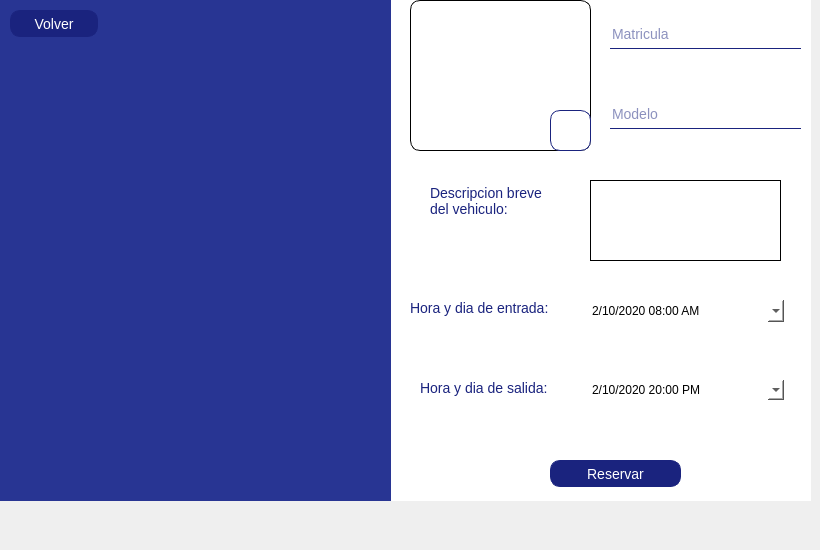
    <widget class="QWidget" name="ReservacionNormal">
     <widget class="QGroupBox" name="groupBox_4">
      <property name="geometry">
       <rect>
        <x>0</x>
        <y>-40</y>
        <width>811</width>
        <height>541</height>
       </rect>
      </property>
      <property name="styleSheet">
       <string notr="true">*{
background-color: transparent;
border: none;
}


QGroupBox{
background-color:white;
border: none;

}

QLineEdit{
color: #1a237e;
border-bottom: 1px solid #1a237e;
border-color: #1a237e;
font-size:14px;
}

QLabel{
color:#1a237e;
background-color: transparent;
font-size:14px

}

QPushButton{
color: white;
background-color: #1a237e;
font-size:14px;
border: 1px solid #1a237e;
border-radius: 10px; 
padding: 2px 4px;
}


</string>
      </property>
      <property name="title">
       <string/>
      </property>
      <property name="checkable">
       <bool>false</bool>
      </property>
      <widget class="QPushButton" name="reservarcajon_2">
       <property name="geometry">
        <rect>
         <x>550</x>
         <y>500</y>
         <width>131</width>
         <height>27</height>
        </rect>
       </property>
       <property name="styleSheet">
        <string notr="true"/>
       </property>
       <property name="text">
        <string>Reservar</string>
       </property>
      </widget>
      <widget class="QLineEdit" name="Modelo">
       <property name="geometry">
        <rect>
         <x>610</x>
         <y>140</y>
         <width>191</width>
         <height>29</height>
        </rect>
       </property>
       <property name="styleSheet">
        <string notr="true"/>
       </property>
       <property name="readOnly">
        <bool>false</bool>
       </property>
       <property name="placeholderText">
        <string>Modelo</string>
       </property>
       <property name="clearButtonEnabled">
        <bool>true</bool>
       </property>
      </widget>
      <widget class="QLineEdit" name="Matricula">
       <property name="geometry">
        <rect>
         <x>610</x>
         <y>60</y>
         <width>191</width>
         <height>29</height>
        </rect>
       </property>
       <property name="styleSheet">
        <string notr="true"/>
       </property>
       <property name="placeholderText">
        <string>Matricula</string>
       </property>
      </widget>
      <widget class="QLabel" name="fotouser_2">
       <property name="geometry">
        <rect>
         <x>410</x>
         <y>40</y>
         <width>181</width>
         <height>151</height>
        </rect>
       </property>
       <property name="styleSheet">
        <string notr="true">border: 1px solid black;
border-radius:10px;</string>
       </property>
       <property name="text">
        <string/>
       </property>
      </widget>
      <widget class="QPushButton" name="autofoto_2">
       <property name="geometry">
        <rect>
         <x>550</x>
         <y>150</y>
         <width>41</width>
         <height>41</height>
        </rect>
       </property>
       <property name="styleSheet">
        <string notr="true">QPushButton{
	border-image: url(:/Imagenes/camara.png);
    background-color: white;
    width: 36px;
    height: 36px;
}</string>
       </property>
       <property name="text">
        <string/>
       </property>
      </widget>
      <widget class="QDateTimeEdit" name="inicio">
       <property name="geometry">
        <rect>
         <x>590</x>
         <y>340</y>
         <width>194</width>
         <height>22</height>
        </rect>
       </property>
       <property name="styleSheet">
        <string notr="true">color: rgb(0, 0, 0);
background-color: rgb(255, 255, 255);</string>
       </property>
       <property name="dateTime">
        <datetime>
         <hour>8</hour>
         <minute>0</minute>
         <second>0</second>
         <year>2020</year>
         <month>10</month>
         <day>2</day>
        </datetime>
       </property>
       <property name="time">
        <time>
         <hour>8</hour>
         <minute>0</minute>
         <second>0</second>
        </time>
       </property>
       <property name="maximumDateTime">
        <datetime>
         <hour>19</hour>
         <minute>0</minute>
         <second>0</second>
         <year>2020</year>
         <month>12</month>
         <day>10</day>
        </datetime>
       </property>
       <property name="minimumTime">
        <time>
         <hour>8</hour>
         <minute>0</minute>
         <second>0</second>
        </time>
       </property>
       <property name="displayFormat">
        <string>d/M/yyyy HH:mm AP</string>
       </property>
       <property name="calendarPopup">
        <bool>true</bool>
       </property>
       <property name="timeSpec">
        <enum>Qt::LocalTime</enum>
       </property>
      </widget>
      <widget class="QDateTimeEdit" name="fin">
       <property name="geometry">
        <rect>
         <x>590</x>
         <y>420</y>
         <width>194</width>
         <height>20</height>
        </rect>
       </property>
       <property name="styleSheet">
        <string notr="true">color: rgb(0, 0, 0);
background-color: rgb(255, 255, 255);</string>
       </property>
       <property name="dateTime">
        <datetime>
         <hour>20</hour>
         <minute>0</minute>
         <second>0</second>
         <year>2020</year>
         <month>10</month>
         <day>2</day>
        </datetime>
       </property>
       <property name="time">
        <time>
         <hour>20</hour>
         <minute>0</minute>
         <second>0</second>
        </time>
       </property>
       <property name="maximumDateTime">
        <datetime>
         <hour>19</hour>
         <minute>0</minute>
         <second>0</second>
         <year>2020</year>
         <month>12</month>
         <day>10</day>
        </datetime>
       </property>
       <property name="minimumTime">
        <time>
         <hour>8</hour>
         <minute>0</minute>
         <second>0</second>
        </time>
       </property>
       <property name="currentSection">
        <enum>QDateTimeEdit::DaySection</enum>
       </property>
       <property name="displayFormat">
        <string>d/M/yyyy HH:mm AP</string>
       </property>
       <property name="calendarPopup">
        <bool>true</bool>
       </property>
       <property name="timeSpec">
        <enum>Qt::LocalTime</enum>
       </property>
      </widget>
      <widget class="QPlainTextEdit" name="descripcion">
       <property name="geometry">
        <rect>
         <x>590</x>
         <y>220</y>
         <width>191</width>
         <height>81</height>
        </rect>
       </property>
       <property name="styleSheet">
        <string notr="true">border: 1px solid black;</string>
       </property>
       <property name="plainText">
        <string/>
       </property>
      </widget>
      <widget class="QLabel" name="label_Registro_4">
       <property name="geometry">
        <rect>
         <x>-10</x>
         <y>20</y>
         <width>401</width>
         <height>521</height>
        </rect>
       </property>
       <property name="styleSheet">
        <string notr="true">background-color: rgb(40, 53, 147);</string>
       </property>
       <property name="text">
        <string/>
       </property>
      </widget>
      <widget class="QLabel" name="label_7">
       <property name="geometry">
        <rect>
         <x>410</x>
         <y>340</y>
         <width>151</width>
         <height>16</height>
        </rect>
       </property>
       <property name="text">
        <string>Hora y dia de entrada:</string>
       </property>
      </widget>
      <widget class="QLabel" name="label_11">
       <property name="geometry">
        <rect>
         <x>420</x>
         <y>420</y>
         <width>151</width>
         <height>16</height>
        </rect>
       </property>
       <property name="text">
        <string>Hora y dia de salida:</string>
       </property>
      </widget>
      <widget class="QLabel" name="label_12">
       <property name="geometry">
        <rect>
         <x>430</x>
         <y>220</y>
         <width>131</width>
         <height>41</height>
        </rect>
       </property>
       <property name="text">
        <string>Descripcion breve 
del vehiculo: </string>
       </property>
      </widget>
      <widget class="QPushButton" name="regresar_5">
       <property name="geometry">
        <rect>
         <x>10</x>
         <y>50</y>
         <width>88</width>
         <height>27</height>
        </rect>
       </property>
       <property name="styleSheet">
        <string notr="true"/>
       </property>
       <property name="text">
        <string>Volver</string>
       </property>
      </widget>
      <widget class="QGroupBox" name="groupBox_21">
       <property name="geometry">
        <rect>
         <x>50</x>
         <y>150</y>
         <width>291</width>
         <height>271</height>
        </rect>
       </property>
       <property name="styleSheet">
        <string notr="true">border-image: url(:/Imagenes/reserva.png);
background-color:transparent;</string>
       </property>
       <property name="title">
        <string/>
       </property>
      </widget>
     </widget>
    </widget>
